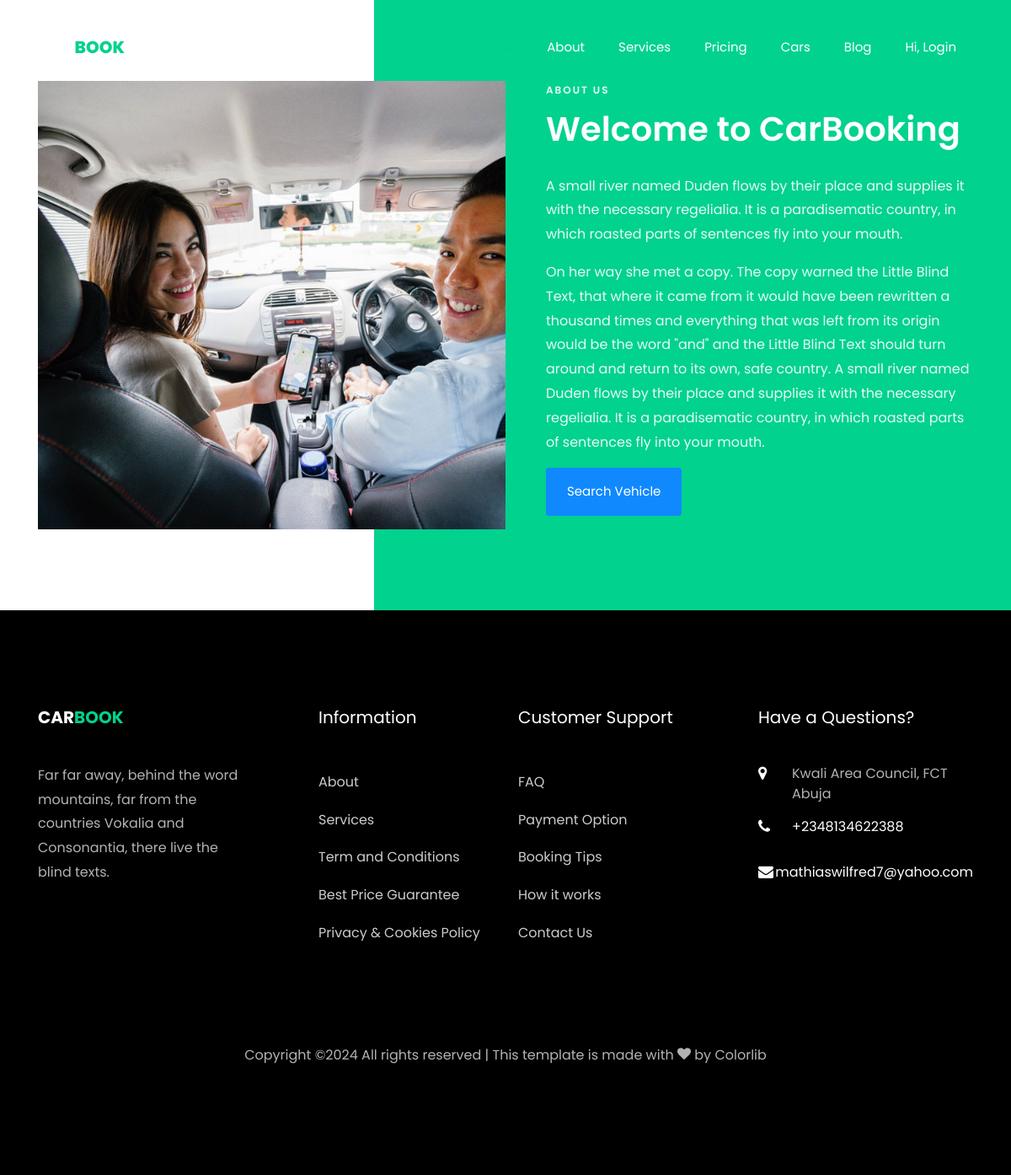
/about, run on the app's committed database.
### rentalApp/models.py (models this page shows)
class AboutUs(models.Model):
    title = models.CharField(max_length=255)
    body =models.TextField(max_length=1000)
    image = models.ImageField(upload_to='media')

### rentalApp/views.py (the view)
# urls.py: path('about', v.about, name='about'),
def about(request):
    about_us = AboutUs.objects.first()
    context = {
        'abouts':about_us
    }
    return render(request, 'rentalApp/about.html', context)

### rentalApp/templates/rentalApp/about.html (shortened to what this page needs)
{% extends 'rentalApp/base/base.html' %}
{% load static %}
{% block content %}
    <section class="ftco-section ftco-about" >
			<div class="container">
				<div class="row no-gutters">
					<div class="col-md-6 p-md-5 img img-2 d-flex justify-content-center align-items-center" style="background-image: url({{abouts.image.url}});">
					</div>
					<div class="col-md-6 wrap-about ftco-animate">
	          <div class="heading-section heading-section-white pl-md-5">
	          	<span class="subheading">About us</span>
	            <h2 class="mb-4">{{abouts.title}}</h2>
	            <p>{{abouts.body|safe}}</p>
	            <p><a href="{% url 'car' %}" class="btn btn-primary py-3 px-4">Search Vehicle</a></p>
            </div>
					</div>
				</div>
			</div>
		</section>
{% endblock %}

### data on the page
AboutUs: image (picture), title "Welcome to CarBooking", body "A small river named Duden flows by their place and supplies it with the necessary regelialia. It is a paradisematic country, in which roasted parts of sentences fly into your mouth. On her way she met a copy. The copy warned the Little Blind Text, that where it came from it would have been rewritten a thousand times and everything that was left from its origin would be the word \"and\" and the Little Blind Text should turn around and return to its own, safe country. A small river named Duden flows by their place and supplies it with the necessary regelialia. It is a paradisematic country, in which roasted parts of sentences fly into your mouth."
